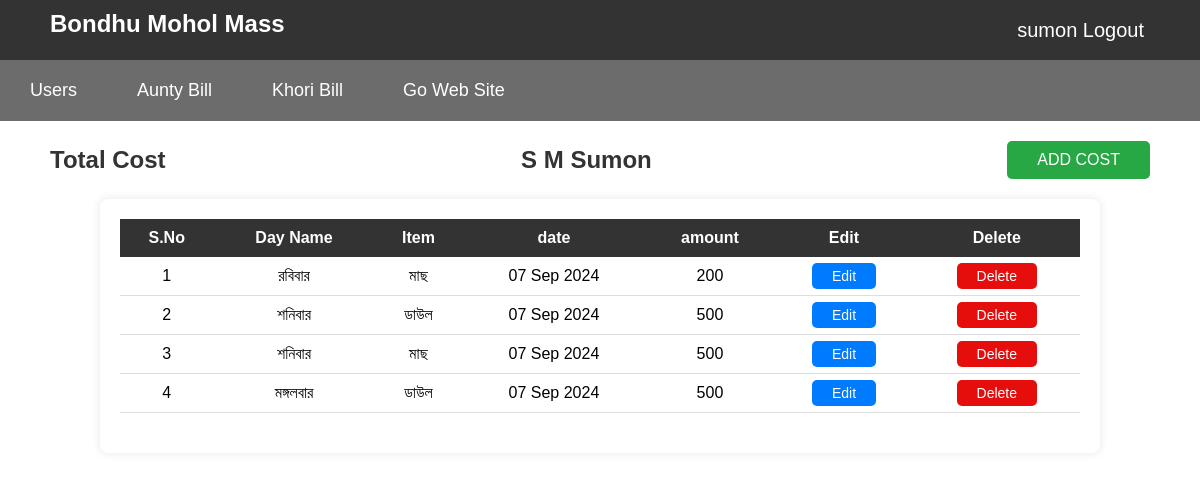
The page /admin/total_cost/total_cost.php?user_id=26&user_name=sumon&user_time=1724282696 (signed in) on the database its author committed.
### tables this page shows
CREATE TABLE `total_cost` (
  `cost_id` int NOT NULL,
  `bar_name` varchar(11) NOT NULL,
  `item` varchar(11) NOT NULL,
  `date` varchar(11) NOT NULL,
  `amount` varchar(11) NOT NULL,
  `user_id` varchar(11) NOT NULL,
  `user_name` varchar(11) NOT NULL,
  `user_time` varchar(11) NOT NULL
);

### admin/total_cost/total_cost.php (the view, shortened to what this page needs)
<?php
    include "../master/header.php";
?>
<!DOCTYPE html>
<html lang="en">
<head>
</head>
<body>
    <div class="header">
        <h1>Total Cost</h1>
        <h1><?php echo  $_SESSION['user_first_name']." ".  $_SESSION['user_last_name']; ?></h1>
        <form action="<?php $_SERVER['PHP_SELF']?>" method="POST">
            <button type="submit" name="add_cost">ADD COST</button>
        </form>
    </div>
    <div id="table-container">
        <?php
            include "../config/config.php";
            $user_id = $_GET['user_id'];
            $user_name = $_GET['user_name'];
            $user_time = $_GET['user_time'];
            $view_cost = "SELECT * FROM total_cost WHERE user_id='$user_id' AND user_name='$user_name' AND user_time='$user_time'";
            $result = mysqli_query($conn,$view_cost);
            if(mysqli_num_rows($result) > 0){
        ?>
        <table id="user-table">
                <thead id="table-header" class="table-header">
                    <tr>
                        <th>S.No</th>
                        <th>Day Name</th>
                        <th>Item</th>
                        <th>date</th>
                        <th>amount</th>
                        <th>Edit</th>
                        <th>Delete</th>
                    </tr>
                </thead>
                <tbody id="table-body" class="table-body">
                    <?php
                        $count = 1;
                        while($row = mysqli_fetch_assoc($result)){
                    ?>
                    <tr>
                        <td><?= $count;?></td>
                        <td><?= $row['bar_name'];?></td>
                        <td><?= $row['item'];?></td>
                        <td><?= $row['date'];?></td>
                        <td><?= $row['amount'];?></td>
                        <td><a href="edit_cost.php?cost_id=<?= $row['cost_id'];?>&user_id=<?= $_GET['user_id'];?>&user_name=<?= $_GET['user_name'];?>&user_time=<?= $_GET['user_time'];?>" class="edit_a">Edit</a></td>
                        <td><a href="cost_delete.php?cost_id=<?= $row['cost_id'];?>&user_id=<?= $_GET['user_id'];?>&user_name=<?= $_GET['user_name'];?>&user_time=<?= $_GET['user_time'];?>" class="deleat_a ">Delete</a></td>
                    </tr>
                    <?php $count ++; }?>
                </tbody>
            </table>
            <?php }?>
    </div>
</body>
</html>

### css/style.css (style rules this page uses)
body { margin: 0; font-family: Arial, sans-serif; }
.header { display: flex; justify-content: space-between; align-items: center; margin:20px 50px; }
h1 { font-size: 24px; margin: 0; color: #333; }
.header button { padding: 10px 30px; background-color: #28a745; color: white; border: none; border-radius: 5px; cursor: pointer; font-size: 16px; text-decoration: none; }
#table-container { margin-top: 20px; max-width: 80%; margin: 0 auto; padding: 20px; background-color: white; box-shadow: 0 0 10px rgba(0, 0, 0, 0.1); border-radius: 8px; }
#user-table { width: 100%; border-collapse: collapse; margin-bottom:20px; text-align: center; }
.table-header tr th { background-color: #333; color: white; padding: 10px; margin: 0 auto; text-align: center; }
.table-body tr td { padding: 10px; border-bottom: 1px solid #ddd; }
.edit_a { padding: 5px 20px; border: none; border-radius: 5px; cursor: pointer; font-size: 14px; background-color: #007bff; color: white; text-decoration: none; }
.deleat_a { padding: 5px 20px; border: none; border-radius: 5px; cursor: pointer; font-size: 14px; background-color: #e60d0d; color: white; text-decoration: none; }

### rows shown on the page
total_cost: bar_name "রবিবার", item "মাছ", date "07 Sep 2024", amount "200"
total_cost: bar_name "শনিবার", item "ডাউল", date "07 Sep 2024", amount "500"
total_cost: bar_name "শনিবার", item "মাছ", date "07 Sep 2024", amount "500"
total_cost: bar_name "মঙ্গলবার", item "ডাউল", date "07 Sep 2024", amount "500"

### other values the page prints
$_SESSION['username'] "sumon"
$_SESSION['user_first_name'] "S M"
$_SESSION['user_last_name'] "Sumon"
